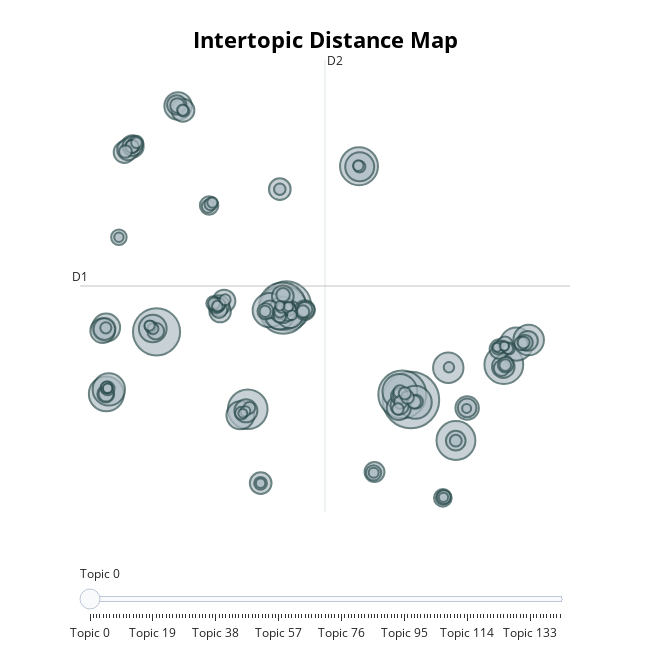

The code cell stored with this chart in its notebook:
### Code cell
topic_model.visualize_topics()

### Figure 1 — Plotly figure (JSON) as saved in the notebook; plotly's stock layout.template omitted (floating-point values rounded to 4 significant figures; data arrays with more than 128 entries replaced by an {"elided": "..."} marker saying what was removed)
{"data": [{"customdata": {"elided": "143x3 mixed values"}, "hovertemplate": "<b>Topic %{customdata[0]}</b><br>%{customdata[1]}<br>Size: %{customdata[2]}", "legendgroup": "", "marker": {"color": "#B0BEC5", "line": {"color": "DarkSlateGrey", "width": 2}, "size": {"elided": "143 int values"}, "sizemode": "area", "sizeref": 0.4975, "symbol": "circle"}, "mode": "markers", "name": "", "orientation": "v", "showlegend": false, "type": "scatter", "x": {"elided": "143 float values"}, "xaxis": "x", "y": {"elided": "143 float values"}, "yaxis": "y"}], "layout": {"annotations": [{"showarrow": false, "text": "D1", "x": -11.76, "y": 9.071, "yshift": 10}, {"showarrow": false, "text": "D2", "x": 4.878, "xshift": 10, "y": 26.48}], "height": 650, "hoverlabel": {"bgcolor": "white", "font": {"family": "Rockwell", "size": 16}}, "legend": {"itemsizing": "constant", "tracegroupgap": 0}, "margin": {"t": 60}, "shapes": [{"line": {"color": "#CFD8DC", "width": 2}, "type": "line", "x0": 4.878, "x1": 4.878, "y0": -8.34, "y1": 26.48}, {"line": {"color": "#9E9E9E", "width": 2}, "type": "line", "x0": -11.76, "x1": 21.51, "y0": 9.071, "y1": 9.071}], "sliders": [{"active": 0, "pad": {"t": 50}, "steps": [{"args": [{"marker.color": {"elided": "1x143 str values"}}], "label": "Topic 0", "method": "update"}, {"args": [{"marker.color": {"elided": "1x143 str values"}}], "label": "Topic 1", "method": "update"}, {"args": [{"marker.color": {"elided": "1x143 str values"}}], "label": "Topic 2", "method": "update"}, {"args": [{"marker.color": {"elided": "1x143 str values"}}], "label": "Topic 3", "method": "update"}, {"args": [{"marker.color": {"elided": "1x143 str values"}}], "label": "Topic 4", "method": "update"}, {"args": [{"marker.color": {"elided": "1x143 str values"}}], "label": "Topic 5", "method": "update"}, {"args": [{"marker.color": {"elided": "1x143 str values"}}], "label": "Topic 6", "method": "update"}, {"args": [{"marker.color": {"elided": "1x143 str values"}}], "label": "Topic 7", "method": "update"}, {"args": [{"marker.color": {"elided": "1x143 str values"}}], "label": "Topic 8", "method": "update"}, {"args": [{"marker.color": {"elided": "1x143 str values"}}], "label": "Topic 9", "method": "update"}, {"args": [{"marker.color": {"elided": "1x143 str values"}}], "label": "Topic 10", "method": "update"}, {"args": [{"marker.color": {"elided": "1x143 str values"}}], "label": "Topic 11", "method": "update"}, {"args": [{"marker.color": {"elided": "1x143 str values"}}], "label": "Topic 12", "method": "update"}, {"args": [{"marker.color": {"elided": "1x143 str values"}}], "label": "Topic 13", "method": "update"}, {"args": [{"marker.color": {"elided": "1x143 str values"}}], "label": "Topic 14", "method": "update"}, {"args": [{"marker.color": {"elided": "1x143 str values"}}], "label": "Topic 15", "method": "update"}, {"args": [{"marker.color": {"elided": "1x143 str values"}}], "label": "Topic 16", "method": "update"}, {"args": [{"marker.color": {"elided": "1x143 str values"}}], "label": "Topic 17", "method": "update"}, {"args": [{"marker.color": {"elided": "1x143 str values"}}], "label": "Topic 18", "method": "update"}, {"args": [{"marker.color": {"elided": "1x143 str values"}}], "label": "Topic 19", "method": "update"}, {"args": [{"marker.color": {"elided": "1x143 str values"}}], "label": "Topic 20", "method": "update"}, {"args": [{"marker.color": {"elided": "1x143 str values"}}], "label": "Topic 21", "method": "update"}, {"args": [{"marker.color": {"elided": "1x143 str values"}}], "label": "Topic 22", "method": "update"}, {"args": [{"marker.color": {"elided": "1x143 str values"}}], "label": "Topic 23", "method": "update"}, {"args": [{"marker.color": {"elided": "1x143 str values"}}], "label": "Topic 24", "method": "update"}, {"args": [{"marker.color": {"elided": "1x143 str values"}}], "label": "Topic 25", "method": "update"}, {"args": [{"marker.color": {"elided": "1x143 str values"}}], "label": "Topic 26", "method": "update"}, {"args": [{"marker.color": {"elided": "1x143 str values"}}], "label": "Topic 27", "method": "update"}, {"args": [{"marker.color": {"elided": "1x143 str values"}}], "label": "Topic 28", "method": "update"}, {"args": [{"marker.color": {"elided": "1x143 str values"}}], "label": "Topic 29", "method": "update"}, {"args": [{"marker.color": {"elided": "1x143 str values"}}], "label": "Topic 30", "method": "update"}, {"args": [{"marker.color": {"elided": "1x143 str values"}}], "label": "Topic 31", "method": "update"}, {"args": [{"marker.color": {"elided": "1x143 str values"}}], "label": "Topic 32", "method": "update"}, {"args": [{"marker.color": {"elided": "1x143 str values"}}], "label": "Topic 33", "method": "update"}, {"args": [{"marker.color": {"elided": "1x143 str values"}}], "label": "Topic 34", "method": "update"}, {"args": [{"marker.color": {"elided": "1x143 str values"}}], "label": "Topic 35", "method": "update"}, {"args": [{"marker.color": {"elided": "1x143 str values"}}], "label": "Topic 36", "method": "update"}, {"args": [{"marker.color": {"elided": "1x143 str values"}}], "label": "Topic 37", "method": "update"}, {"args": [{"marker.color": {"elided": "1x143 str values"}}], "label": "Topic 38", "method": "update"}, {"args": [{"marker.color": {"elided": "1x143 str values"}}], "label": "Topic 39", "method": "update"}, {"args": [{"marker.color": {"elided": "1x143 str values"}}], "label": "Topic 40", "method": "update"}, {"args": [{"marker.color": {"elided": "1x143 str values"}}], "label": "Topic 41", "method": "update"}, {"args": [{"marker.color": {"elided": "1x143 str values"}}], "label": "Topic 42", "method": "update"}, {"args": [{"marker.color": {"elided": "1x143 str values"}}], "label": "Topic 43", "method": "update"}, {"args": [{"marker.color": {"elided": "1x143 str values"}}], "label": "Topic 44", "method": "update"}, {"args": [{"marker.color": {"elided": "1x143 str values"}}], "label": "Topic 45", "method": "update"}, {"args": [{"marker.color": {"elided": "1x143 str values"}}], "label": "Topic 46", "method": "update"}, {"args": [{"marker.color": {"elided": "1x143 str values"}}], "label": "Topic 47", "method": "update"}, {"args": [{"marker.color": {"elided": "1x143 str values"}}], "label": "Topic 48", "method": "update"}, {"args": [{"marker.color": {"elided": "1x143 str values"}}], "label": "Topic 49", "method": "update"}, {"args": [{"marker.color": {"elided": "1x143 str values"}}], "label": "Topic 50", "method": "update"}, {"args": [{"marker.color": {"elided": "1x143 str values"}}], "label": "Topic 51", "method": "update"}, {"args": [{"marker.color": {"elided": "1x143 str values"}}], "label": "Topic 52", "method": "update"}, {"args": [{"marker.color": {"elided": "1x143 str values"}}], "label": "Topic 53", "method": "update"}, {"args": [{"marker.color": {"elided": "1x143 str values"}}], "label": "Topic 54", "method": "update"}, {"args": [{"marker.color": {"elided": "1x143 str values"}}], "label": "Topic 55", "method": "update"}, {"args": [{"marker.color": {"elided": "1x143 str values"}}], "label": "Topic 56", "method": "update"}, {"args": [{"marker.color": {"elided": "1x143 str values"}}], "label": "Topic 57", "method": "update"}, {"args": [{"marker.color": {"elided": "1x143 str values"}}], "label": "Topic 58", "method": "update"}, {"args": [{"marker.color": {"elided": "1x143 str values"}}], "label": "Topic 59", "method": "update"}, {"args": [{"marker.color": {"elided": "1x143 str values"}}], "label": "Topic 60", "method": "update"}, {"args": [{"marker.color": {"elided": "1x143 str values"}}], "label": "Topic 61", "method": "update"}, {"args": [{"marker.color": {"elided": "1x143 str values"}}], "label": "Topic 62", "method": "update"}, {"args": [{"marker.color": {"elided": "1x143 str values"}}], "label": "Topic 63", "method": "update"}, {"args": [{"marker.color": {"elided": "1x143 str values"}}], "label": "Topic 64", "method": "update"}, {"args": [{"marker.color": {"elided": "1x143 str values"}}], "label": "Topic 65", "method": "update"}, {"args": [{"marker.color": {"elided": "1x143 str values"}}], "label": "Topic 66", "method": "update"}, {"args": [{"marker.color": {"elided": "1x143 str values"}}], "label": "Topic 67", "method": "update"}, {"args": [{"marker.color": {"elided": "1x143 str values"}}], "label": "Topic 68", "method": "update"}, {"args": [{"marker.color": {"elided": "1x143 str values"}}], "label": "Topic 69", "method": "update"}, {"args": [{"marker.color": {"elided": "1x143 str values"}}], "label": "Topic 70", "method": "update"}, {"args": [{"marker.color": {"elided": "1x143 str values"}}], "label": "Topic 71", "method": "update"}, {"args": [{"marker.color": {"elided": "1x143 str values"}}], "label": "Topic 72", "method": "update"}, {"args": [{"marker.color": {"elided": "1x143 str values"}}], "label": "Topic 73", "method": "update"}, {"args": [{"marker.color": {"elided": "1x143 str values"}}], "label": "Topic 74", "method": "update"}, {"args": [{"marker.color": {"elided": "1x143 str values"}}], "label": "Topic 75", "method": "update"}, {"args": [{"marker.color": {"elided": "1x143 str values"}}], "label": "Topic 76", "method": "update"}, {"args": [{"marker.color": {"elided": "1x143 str values"}}], "label": "Topic 77", "method": "update"}, {"args": [{"marker.color": {"elided": "1x143 str values"}}], "label": "Topic 78", "method": "update"}, {"args": [{"marker.color": {"elided": "1x143 str values"}}], "label": "Topic 79", "method": "update"}, {"args": [{"marker.color": {"elided": "1x143 str values"}}], "label": "Topic 80", "method": "update"}, {"args": [{"marker.color": {"elided": "1x143 str values"}}], "label": "Topic 81", "method": "update"}, {"args": [{"marker.color": {"elided": "1x143 str values"}}], "label": "Topic 82", "method": "update"}, {"args": [{"marker.color": {"elided": "1x143 str values"}}], "label": "Topic 83", "method": "update"}, {"args": [{"marker.color": {"elided": "1x143 str values"}}], "label": "Topic 84", "method": "update"}, {"args": [{"marker.color": {"elided": "1x143 str values"}}], "label": "Topic 85", "method": "update"}, {"args": [{"marker.color": {"elided": "1x143 str values"}}], "label": "Topic 86", "method": "update"}, {"args": [{"marker.color": {"elided": "1x143 str values"}}], "label": "Topic 87", "method": "update"}, {"args": [{"marker.color": {"elided": "1x143 str values"}}], "label": "Topic 88", "method": "update"}, {"args": [{"marker.color": {"elided": "1x143 str values"}}], "label": "Topic 89", "method": "update"}, {"args": [{"marker.color": {"elided": "1x143 str values"}}], "label": "Topic 90", "method": "update"}, {"args": [{"marker.color": {"elided": "1x143 str values"}}], "label": "Topic 91", "method": "update"}, {"args": [{"marker.color": {"elided": "1x143 str values"}}], "label": "Topic 92", "method": "update"}, {"args": [{"marker.color": {"elided": "1x143 str values"}}], "label": "Topic 93", "method": "update"}, {"args": [{"marker.color": {"elided": "1x143 str values"}}], "label": "Topic 94", "method": "update"}, {"args": [{"marker.color": {"elided": "1x143 str values"}}], "label": "Topic 95", "method": "update"}, {"args": [{"marker.color": {"elided": "1x143 str values"}}], "label": "Topic 96", "method": "update"}, {"args": [{"marker.color": {"elided": "1x143 str values"}}], "label": "Topic 97", "method": "update"}, {"args": [{"marker.color": {"elided": "1x143 str values"}}], "label": "Topic 98", "method": "update"}, {"args": [{"marker.color": {"elided": "1x143 str values"}}], "label": "Topic 99", "method": "update"}, {"args": [{"marker.color": {"elided": "1x143 str values"}}], "label": "Topic 100", "method": "update"}, {"args": [{"marker.color": {"elided": "1x143 str values"}}], "label": "Topic 101", "method": "update"}, {"args": [{"marker.color": {"elided": "1x143 str values"}}], "label": "Topic 102", "method": "update"}, {"args": [{"marker.color": {"elided": "1x143 str values"}}], "label": "Topic 103", "method": "update"}, {"args": [{"marker.color": {"elided": "1x143 str values"}}], "label": "Topic 104", "method": "update"}, {"args": [{"marker.color": {"elided": "1x143 str values"}}], "label": "Topic 105", "method": "update"}, {"args": [{"marker.color": {"elided": "1x143 str values"}}], "label": "Topic 106", "method": "update"}, {"args": [{"marker.color": {"elided": "1x143 str values"}}], "label": "Topic 107", "method": "update"}, {"args": [{"marker.color": {"elided": "1x143 str values"}}], "label": "Topic 108", "method": "update"}, {"args": [{"marker.color": {"elided": "1x143 str values"}}], "label": "Topic 109", "method": "update"}, {"args": [{"marker.color": {"elided": "1x143 str values"}}], "label": "Topic 110", "method": "update"}, {"args": [{"marker.color": {"elided": "1x143 str values"}}], "label": "Topic 111", "method": "update"}, {"args": [{"marker.color": {"elided": "1x143 str values"}}], "label": "Topic 112", "method": "update"}, {"args": [{"marker.color": {"elided": "1x143 str values"}}], "label": "Topic 113", "method": "update"}, {"args": [{"marker.color": {"elided": "1x143 str values"}}], "label": "Topic 114", "method": "update"}, {"args": [{"marker.color": {"elided": "1x143 str values"}}], "label": "Topic 115", "method": "update"}, {"args": [{"marker.color": {"elided": "1x143 str values"}}], "label": "Topic 116", "method": "update"}, {"args": [{"marker.color": {"elided": "1x143 str values"}}], "label": "Topic 117", "method": "update"}, {"args": [{"marker.color": {"elided": "1x143 str values"}}], "label": "Topic 118", "method": "update"}, {"args": [{"marker.color": {"elided": "1x143 str values"}}], "label": "Topic 119", "method": "update"}, {"args": [{"marker.color": {"elided": "1x143 str values"}}], "label": "Topic 120", "method": "update"}, {"args": [{"marker.color": {"elided": "1x143 str values"}}], "label": "Topic 121", "method": "update"}, {"args": [{"marker.color": {"elided": "1x143 str values"}}], "label": "Topic 122", "method": "update"}, {"args": [{"marker.color": {"elided": "1x143 str values"}}], "label": "Topic 123", "method": "update"}, {"args": [{"marker.color": {"elided": "1x143 str values"}}], "label": "Topic 124", "method": "update"}, {"args": [{"marker.color": {"elided": "1x143 str values"}}], "label": "Topic 125", "method": "update"}, {"args": [{"marker.color": {"elided": "1x143 str values"}}], "label": "Topic 126", "method": "update"}, {"args": [{"marker.color": {"elided": "1x143 str values"}}], "label": "Topic 127", "method": "update"}, {"args": [{"marker.color": {"elided": "1x143 str values"}}], "label": "Topic 128", "method": "update"}, {"args": [{"marker.color": {"elided": "1x143 str values"}}], "label": "Topic 129", "method": "update"}, {"args": [{"marker.color": {"elided": "1x143 str values"}}], "label": "Topic 130", "method": "update"}, {"args": [{"marker.color": {"elided": "1x143 str values"}}], "label": "Topic 131", "method": "update"}, {"args": [{"marker.color": {"elided": "1x143 str values"}}], "label": "Topic 132", "method": "update"}, {"args": [{"marker.color": {"elided": "1x143 str values"}}], "label": "Topic 133", "method": "update"}, {"args": [{"marker.color": {"elided": "1x143 str values"}}], "label": "Topic 134", "method": "update"}, {"args": [{"marker.color": {"elided": "1x143 str values"}}], "label": "Topic 135", "method": "update"}, {"args": [{"marker.color": {"elided": "1x143 str values"}}], "label": "Topic 136", "method": "update"}, {"args": [{"marker.color": {"elided": "1x143 str values"}}], "label": "Topic 137", "method": "update"}, {"args": [{"marker.color": {"elided": "1x143 str values"}}], "label": "Topic 138", "method": "update"}, {"args": [{"marker.color": {"elided": "1x143 str values"}}], "label": "Topic 139", "method": "update"}, {"args": [{"marker.color": {"elided": "1x143 str values"}}], "label": "Topic 140", "method": "update"}, {"args": [{"marker.color": {"elided": "1x143 str values"}}], "label": "Topic 141", "method": "update"}, {"args": [{"marker.color": {"elided": "1x143 str values"}}], "label": "Topic 142", "method": "update"}]}], "title": {"font": {"color": "Black", "size": 22}, "text": "<b>Intertopic Distance Map</b>", "x": 0.5, "xanchor": "center", "y": 0.95, "yanchor": "top"}, "width": 650, "xaxis": {"anchor": "y", "domain": [0, 1], "range": [-11.76, 21.51], "title": {"text": ""}, "visible": false}, "yaxis": {"anchor": "x", "domain": [0, 1], "range": [-8.34, 26.48], "title": {"text": ""}, "visible": false}}}
